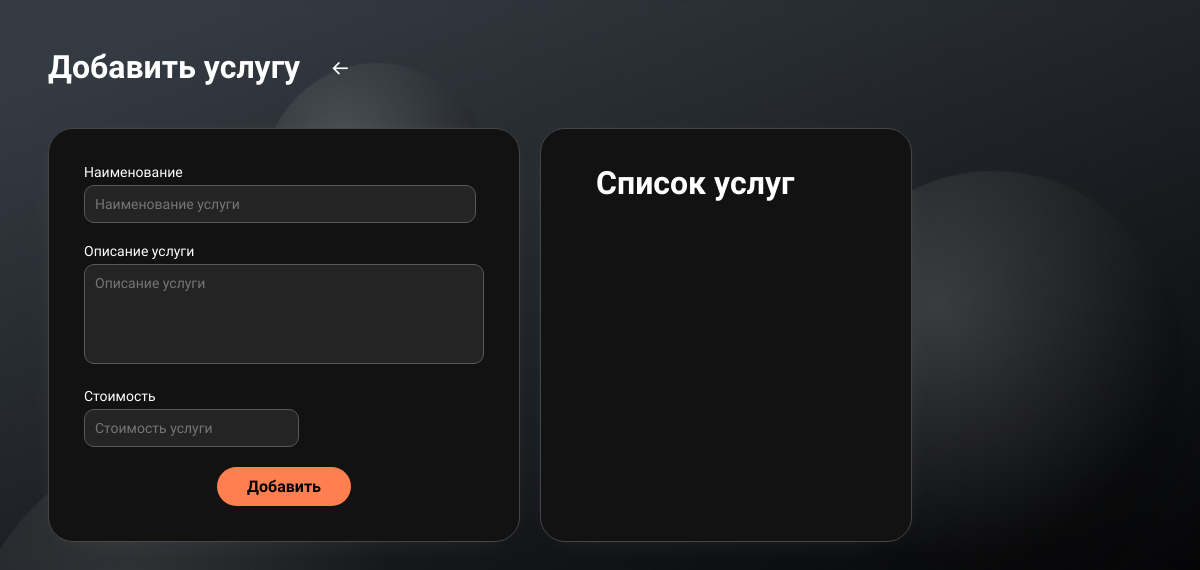
Page /service_actions/ (signed in) on the earlier database version.
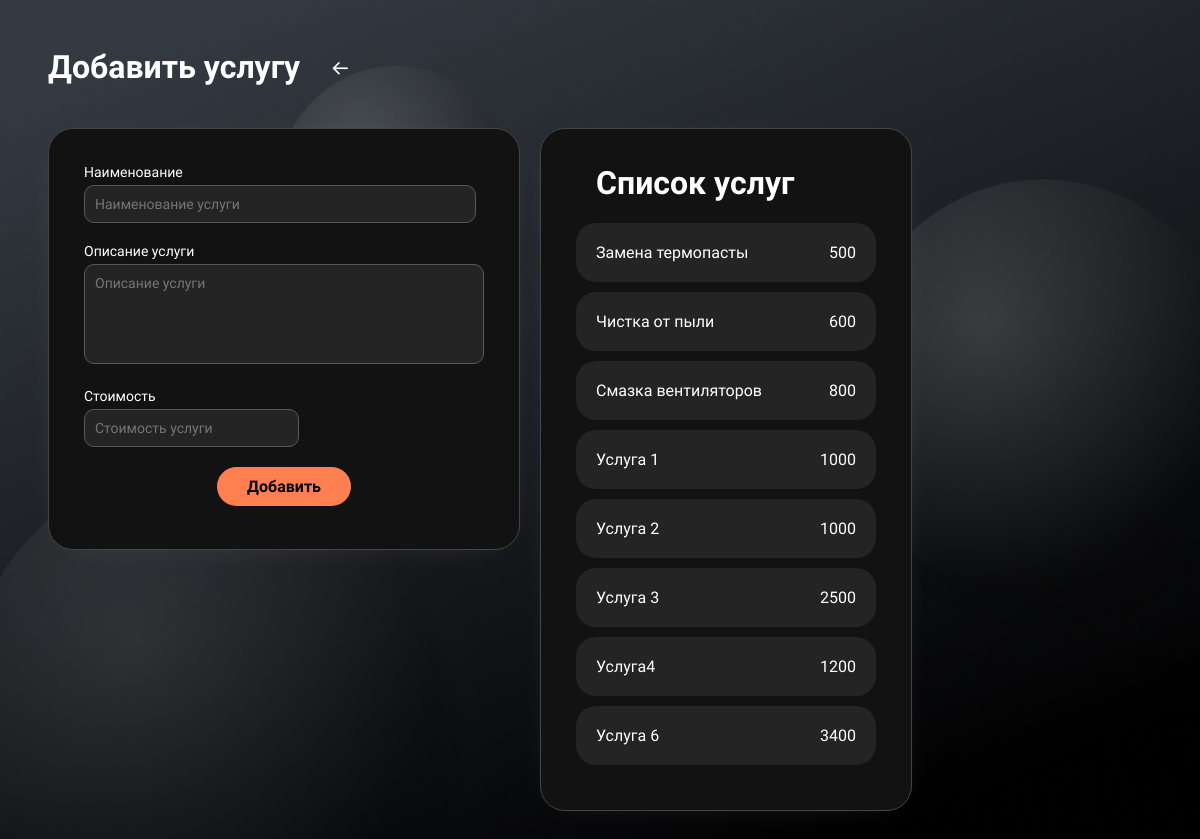
Same page on the later database version.
### RSapplication/models.py (models this page shows, shortened)
class Services(models.Model):
    name = models.TextField(max_length=300, verbose_name='Наименование услуги')
    service_description = models.TextField(max_length=500, verbose_name='Описание услуги')
    coast = models.CharField(max_length=6, verbose_name='Стоимость оказания услуги')
    class Meta:
        verbose_name = 'Услуга'
        verbose_name_plural = 'Услуги'

### RSapplication/views.py (the view)
# urls.py: path('service_actions/', add_service, name='ServicePage'),
@login_required
def add_service(request):
    services = Services.objects.all()  # Определение переменной services за пределами блока условия
    if request.method == 'POST':
        form = ServiceForm(request.POST)
        if form.is_valid():
            form.save()
            return redirect('ServicePage')
    else:
        form = ServiceForm()
    return render(request, 'RSapplication/service_actions.html', {'form': form, 'services': services})

### RSapplication/forms.py
class ServiceForm(forms.ModelForm):
    class Meta:
        model = Services
        fields = ['name', 'service_description', 'coast']
        widgets = {
            "name": forms.TextInput(attrs={
                'class': 'form-control',
                'placeholder': 'Наименование услуги'
            }),
            "service_description": forms.Textarea(attrs={
                'class': 'form-control',
                'placeholder': 'Описание услуги'
            }),
            "coast": forms.NumberInput(attrs={
                'class': 'form-control',
                'placeholder': 'Стоимость услуги'
            }),
        }

### RSapplication/templates/RSapplication/service_actions.html (shortened to what this page needs)
{% load static %}
<!DOCTYPE html>
<html lang="en">
<head>
</head>
<link href='https://unpkg.com/boxicons@2.1.4/css/boxicons.min.css' rel='stylesheet'>
<link rel="stylesheet" type="text/css" href="{% static 'css/service_actions.css' %}">
<body>
<div class="header-back">
    <h1>Добавить услугу</h1>
<a class='back_arrow' href="{% url 'ManagerHomePage' %}"><i class='bx bx-arrow-back'></i></a>
</div>
<div class="add-service-page">
    <form class='add-service-form' method="post">
        <div class="input-group">
            <label for="id_username">Наименование</label>
            {{ form.name }}
        </div>
        <div class="input-group">
            <label for="id_email">Описание услуги</label>
            {{ form.service_description }}
        </div>
        <div class="input-group">
            <label for="id_password1">Стоимость</label>
            {{ form.coast }}
        </div>
        <div class="button-center">
            <button type="submit">Добавить</button>
        </div>
    </form>
    <div class="servile-list">
        <h1>Список услуг</h1>
        <div class="scroll">
            {% for service in services %}
                <div class="service-info">
                    <li>{{ service.name }}</li>
                     <li>{{ service.coast }}</li>
                </div>
            {% endfor %}
        </div>
    </div>
</div>
</body>
</html>

### RSapplication/static/css/service_actions.css (style rules this page uses)
.header-back { display: flex; }
.header-back a { margin-bottom: 20px; }
.header-back h1 { display: flex; align-items: center; }
.add-service-page { display: flex; }
.servile-list { min-width: 300px; margin-left: 20px; padding: 35px; border-radius: 25px; background-color: #121212; box-shadow: 0px 5px 39px -22px rgba(255, 255, 255, 0.2); border: #454545 1px solid; }
.scroll { overflow: auto; }
.service-info { color: white; background-color: #242424; border-radius: 20px; padding: 20px; margin-bottom: 10px; display: flex; justify-content: space-between; }
li { list-style: none; }
h2,h1 { color: white; margin-top: 0; }
h1 { margin-left: 20px; }
.add-service-form { max-height: 350px; width: 400px; max-width: 500px; margin-left: 20px; padding: 35px; border-radius: 25px; background-color: #121212; box-shadow: 0px 5px 39px -22px rgba(255, 255, 255, 0.2); border: #454545 1px solid; }
.button-center { display: flex; justify-content: center; align-items: center; }
.button-center button { border: 0; border-radius: 500px; background-color: coral; padding: 10px 30px; font-family: 'Nunito Sans', sans-serif; font-size: 1rem; font-weight: bolder; transition: transform .2s; cursor: pointer; }
i { color: white; }
input[type="number"] { padding: 10px; border-radius: 10px; border: 1px #595959 solid; background-color: #242424; font-family: 'Nunito Sans', sans-serif; font-size: 0.875rem; color: #bababa; }
.input-group textarea { background-color: #242424; padding: 10px; border-radius: 10px; border: 1px #595959 solid; width: 100%; box-sizing: border-box; color: #bababa; font-family: 'Nunito Sans', sans-serif; font-size: 14px; height: 100px; resize: none; }
.input-group { margin-bottom: 20px; }
.input-group label { display: block; color: #ffffff; font-size: 0.875rem;; margin-bottom: 5px; }
.input-group input[type="text"], .input-group input[type="email"], .input-group input[type="password"] { width: calc(100% - 30px); padding: 10px; border-radius: 10px; border: 1px #595959 solid; background-color: #242424; font-family: 'Nunito Sans', sans-serif; font-size: 0.875rem; color: #bababa; }
.bx-arrow-back { margin: 30px; font-size: 20px; }

Differences in the rows shown:
added Services: name "Замена термопасты", coast "500"
added Services: name "Чистка от пыли", coast "600"
added Services: name "Смазка вентиляторов", coast "800"
added Services: name "Услуга 1", coast "1000"
added Services: name "Услуга 2", coast "1000"
added Services: name "Услуга 3", coast "2500"
added Services: name "Услуга4", coast "1200"
added Services: name "Услуга 6", coast "3400"
